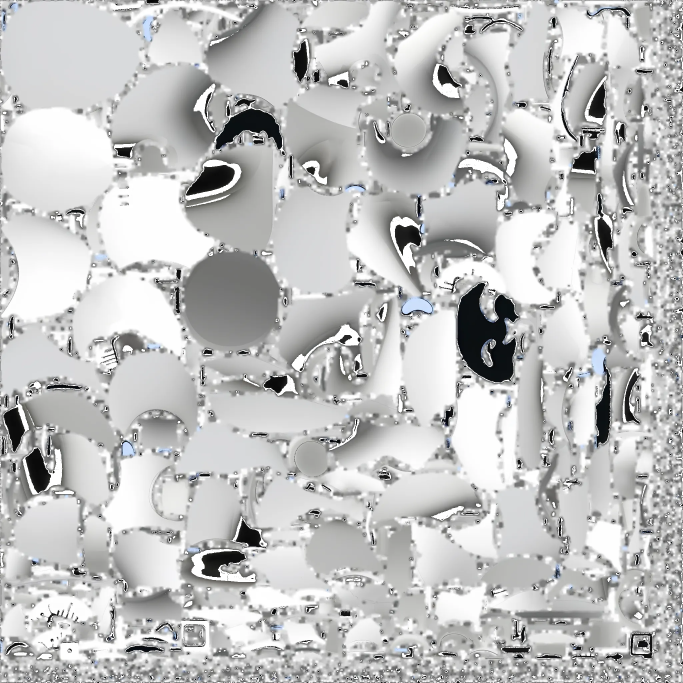
#> input picture apk_decoded/assets/pet_texture.png, 2048 x 2048 px, found by its file name (shown at 1/3 size)
$ python fix_bg_transparent.py
#> lines starting #> are read from the running program, lines starting #| are printed output that depends on the picture; after the words box and inside, x2 and y2 are one past the last pixel; in counts of white or black regions, pixels touching at a corner belong together
from PIL import Image
import numpy as np

img = Image.open('/workspace/apk_decoded/assets/pet_texture.png').convert('RGBA')
#> img is the input picture: PIL image 2048x2048 RGBA; mean R, G, B, A 186.6, 187, 186.9, 246.7
arr = np.array(img)
rgb = arr[:,:,:3]
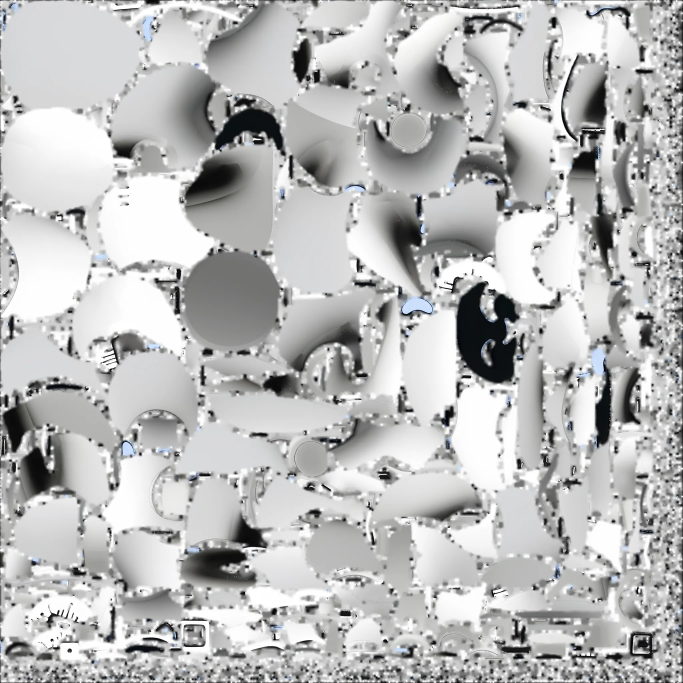
#> rgb: shape (2048, 2048, 3) (shown at 1/3 size); mean R, G, B 186.6, 187, 186.9
alpha = arr[:,:,3].copy()
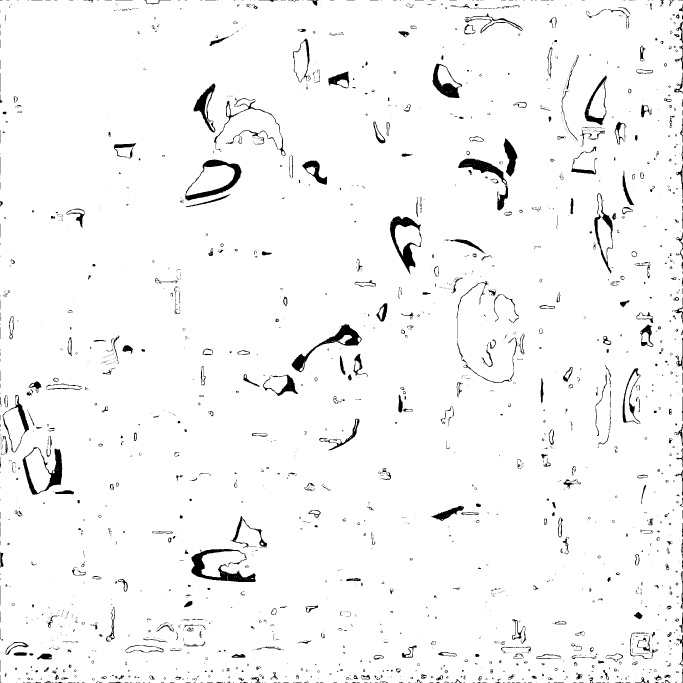
#> alpha: shape (2048, 2048) (shown at 1/3 size); 96.8% white; 2665 black regions (1962 under 20 px), largest, box (x1, y1, x2, y2) and area: (574, 1647, 768, 1746) 6185, (875, 971, 1085, 1117) 5119, (1170, 648, 1265, 823) 5030

# 背景: 深灰色 (RGB 20-35, 低饱和)
# 但要保留机器人的深色部分(眼睛等)
# 区别: 背景是大面积连续的深灰, 眼睛是小块深色

# 先识别背景: 亮度<60 且 饱和度<20
brightness = rgb.mean(axis=2)
saturation = rgb.max(axis=2).astype(int) - rgb.min(axis=2).astype(int)
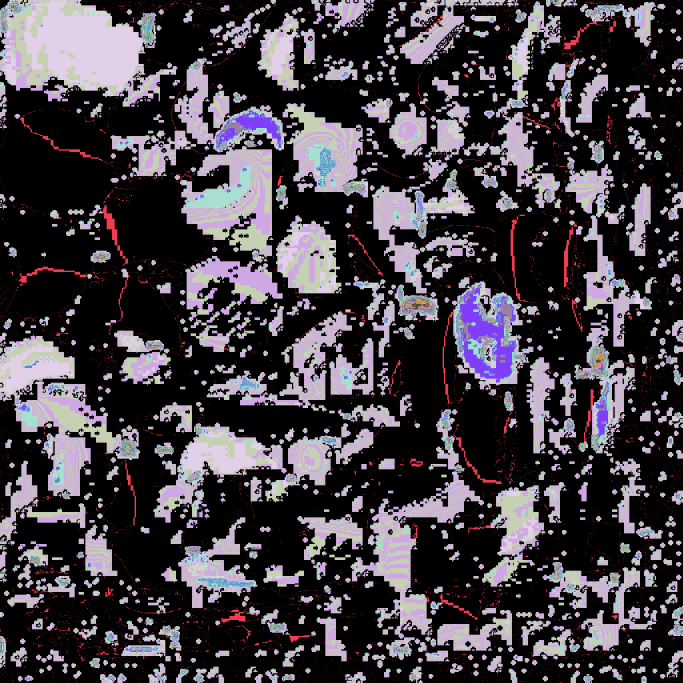
#> saturation: shape (2048, 2048) int64 (shown at 1/3 size); 71 distinct labels, from 0 to 74; one colour per label, 0 black
bg_candidate = (brightness < 60) & (saturation < 20)
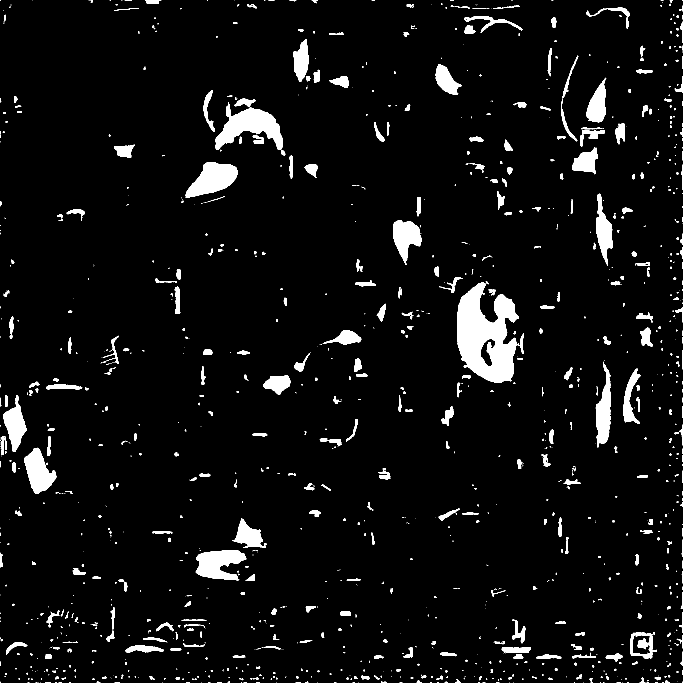
#> bg_candidate: shape (2048, 2048) bool (shown at 1/3 size); 5.2% white; 1335 white regions (763 under 20 px), largest, box (x1, y1, x2, y2) and area: (1371, 848, 1557, 1148) 34352, (646, 306, 848, 449) 12959, (557, 486, 712, 594) 9755

# 用连通区域分析: 只保留大面积的背景区域(去除小块深色如眼睛)
# 简化: 从四角做flood fill 找背景
from scipy import ndimage

# 标记背景候选的连通区域
labeled, num_features = ndimage.label(bg_candidate)
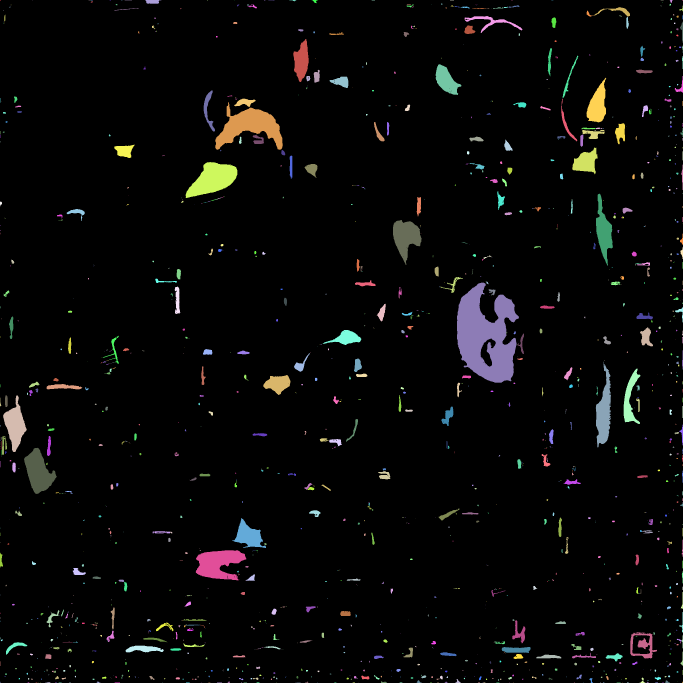
#> labeled: shape (2048, 2048) int32 (shown at 1/3 size); 1466 distinct labels, from 0 to 1465; one colour per label, 0 black
#> num_features = 1465
print(f"背景候选连通区域数: {num_features}")
#| 背景候选连通区域数: 1465

# 找四角所属的连通区域
h, w = bg_candidate.shape
#> h = 2048; w = 2048
corner_labels = set()
for r, c in [(0,0), (0,w-1), (h-1,0), (h-1,w-1)]:
    if bg_candidate[r,c]:
        corner_labels.add(labeled[r,c])
#> after the loop, corner_labels = 4 items
print(f"四角所属连通区域: {corner_labels}")
#| 四角所属连通区域: {24, 1, 1420, 1416}

# 统计每个连通区域大小
sizes = ndimage.sum(bg_candidate, labeled, range(1, num_features+1))
#> sizes = 1465 values, max 34352 at index 440, min 1 at index 1, mean 147.9
print(f"连通区域大小(前10大): {sorted(sizes, reverse=True)[:10]}")
#| 连通区域大小(前10大): [34352.0, 12957.0, 9755.0, 8808.0, 7429.0, 6519.0, 6509.0, 5771.0, 5266.0, 4682.0]

# 只把四角连通区域(大背景)设为透明, 保留小区域(眼睛等)
bg_final = np.zeros_like(bg_candidate)
for label in corner_labels:
    if label > 0:
        bg_final |= (labeled == label)
#> this loop made 4 passes
#> label on passes 1, 3, 4: 24, 1420, 1416
#> pass 1, `bg_final |= (labeled == label)`:
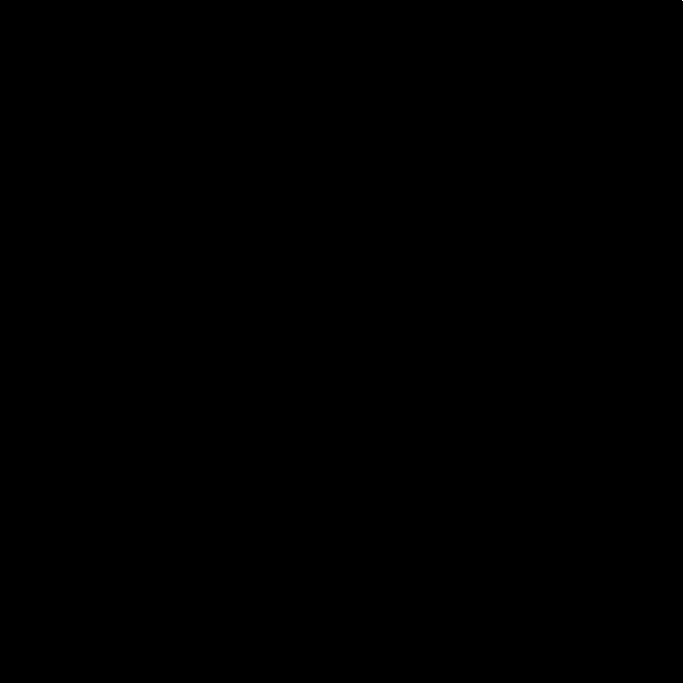
#> bg_final: shape (2048, 2048) bool (shown at 1/3 size); 0% white in thin lines or dots, all inside (x1, y1, x2, y2) = (2046, 0, 2048, 2)
#> after the loop: bg_final: shape (2048, 2048) bool; 0% white in thin lines or dots

print(f"最终背景像素: {bg_final.sum()} ({bg_final.sum()/bg_candidate.size*100:.1f}%)")
#| 最终背景像素: 15 (0.0%)

# 设为透明
alpha[bg_final] = 0
arr[:,:,3] = alpha

# 保存
Image.fromarray(arr).save('/workspace/apk_decoded/assets/pet_texture.png')
print(f"→ 保存, 透明像素: {(alpha==0).sum()}")
#| → 保存, 透明像素: 136279

# 验证: 眼睛区域(row=1947)是否保留
eye_row = 1947
eye_alpha = alpha[eye_row]
#> eye_alpha = 2048 values, max 255 at index 0, min 0 at index 20, mean 243.2
eye_rgb = rgb[eye_row]
#> eye_rgb = 2048 rows, first 8: [80, 98, 114], [124, 141, 163], [164, 180, 208], [220, 235, 255], [205, 220, 251], [208, 224, 253], [207, 224, 245], [200, 213, 229]
eye_dark = (eye_rgb.sum(axis=1) < 90)
print(f"\n眼睛行(row={eye_row}): 深色像素{eye_dark.sum()}个, 其中透明{(eye_alpha[eye_dark]==0).sum()}个")
#| 眼睛行(row=1947): 深色像素271个, 其中透明0个
if (eye_alpha[eye_dark]==0).sum() == 0:
    print("→ 眼睛深色像素全部保留 ✓")
else:
    print("→ 警告: 眼睛被误设为透明 ✗")
